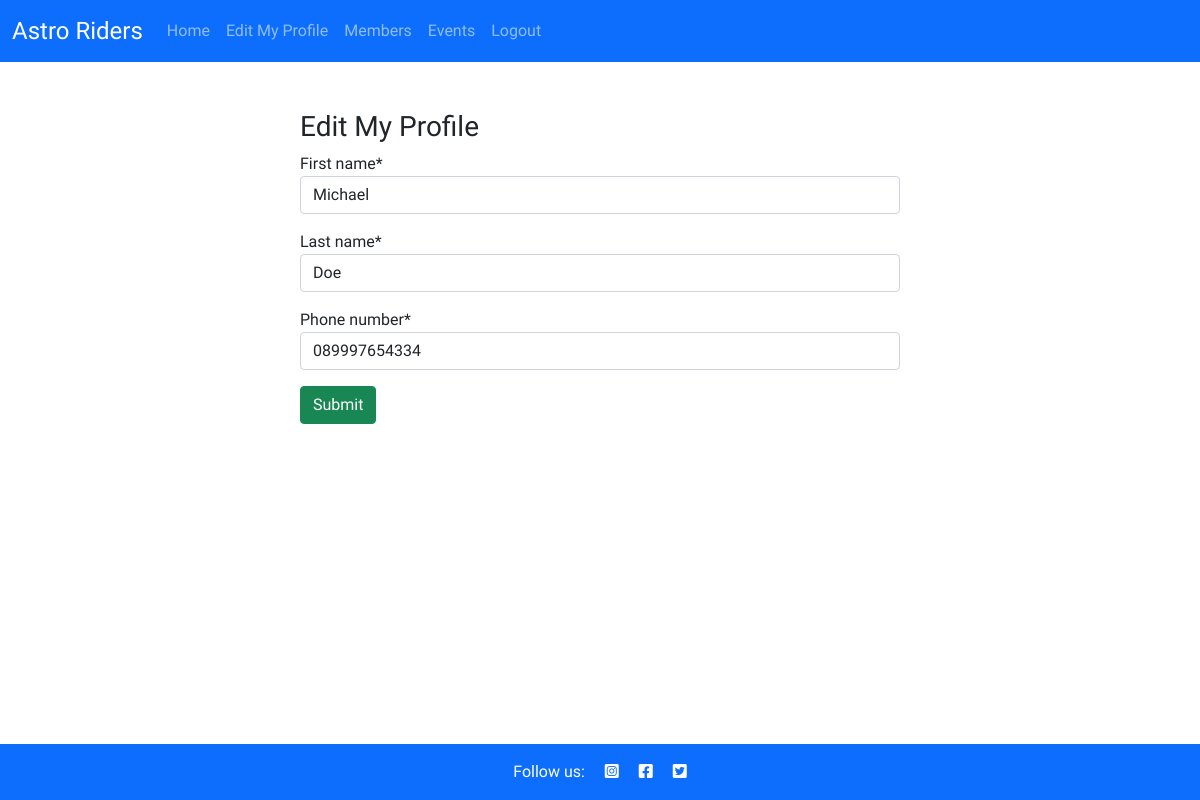
Before: /edit_member/5 (signed in) with the older database file.
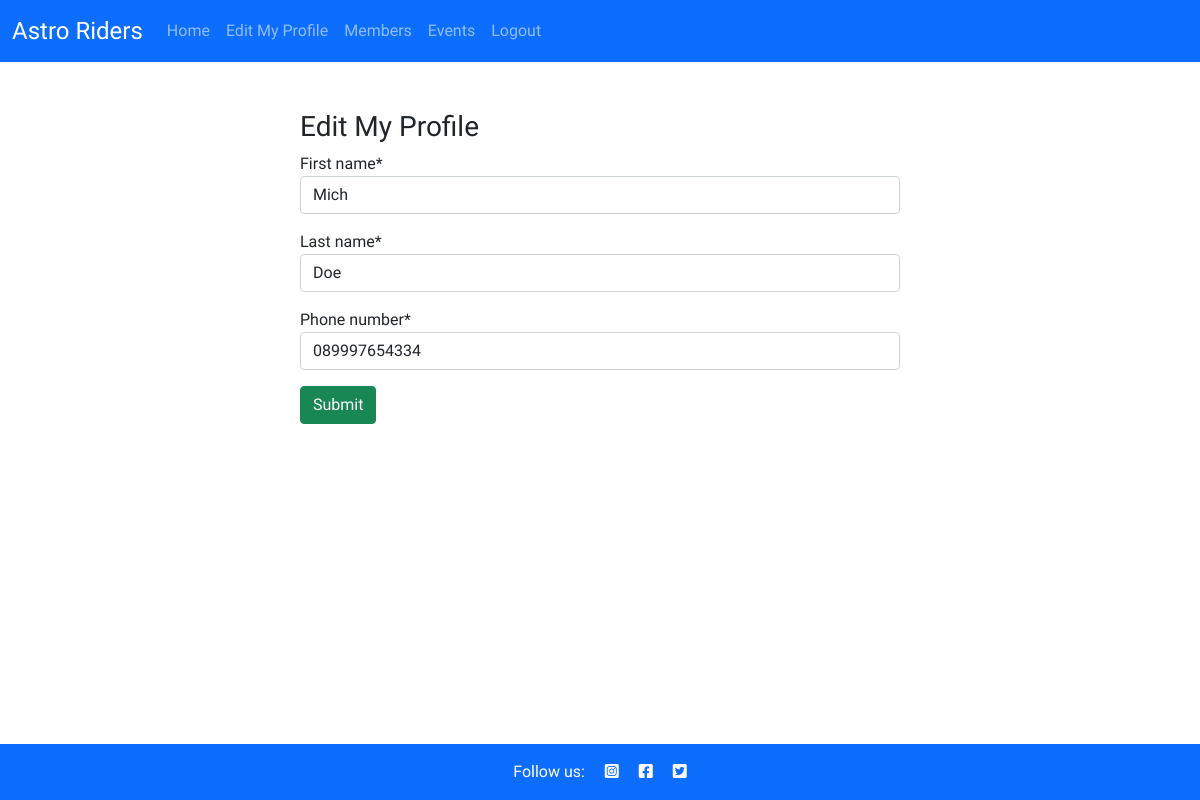
After: the same page with the newer database file.
### club/models.py (models this page shows, shortened)
class Member(models.Model):
    first_name = models.CharField(max_length=50, null=False, blank=False)
    last_name = models.CharField(max_length=50, null=False, blank=False)
    email = models.CharField(max_length=50, null=False, blank=False)
    phone_number = models.CharField(max_length=12)
    position = models.CharField(max_length=15, null=True, blank=True)
    user = models.OneToOneField(
        User, on_delete=models.CASCADE, primary_key=True
        )

### club/views.py (the view, shortened to what this page needs)
class EditMember(View):
    model = Member()
    template_name = "member/edit_member.html"
    context_object_name = 'edit_member'
    def get(self, request, user, *args, **kwargs):
        member = Member.objects.filter(user=user).first()
        if member is None:
            return redirect(reverse('create_member'))
        return render(
            request,
            "member/edit_member.html",
            {
                "member": member,
                "updated": False,
                "Edit_MemberForm": EditMemberForm(instance=member)
            },
        )

### club/forms.py
class EditMemberForm(forms.ModelForm):
    phone_number = CharField(widget=TextInput(attrs={'type': 'tel'}))
    class Meta:
        model = Member
        fields = ('first_name', 'last_name', 'phone_number')

### club/templates/member/edit_member.html (shortened to what this page needs)
{% extends "base.html" %}
{% block content %}
{% load crispy_forms_tags %}
<div class="w-50 mx-auto py-5">
    <p class="h3">Edit My Profile</p>
        {% if updated %}
        <div class="alert alert-success" role="alert">
            You have successfully updated your profile.
        </div>
        {% else %}
            {% if user.is_authenticated %}
                <form class="row g-3" method="POST">
                    {{ Edit_MemberForm | crispy }}
                    <div class="col-12 mx-auto">
                        <button type="submit" class="btn btn-success">Submit</button>
                    </div>
                </form>
            {% endif %}
        {% endif %}
</div>
{% endblock %}

Changed rows visible on the page:
changed Member "Doe": first_name "Michael" → "Mich"
